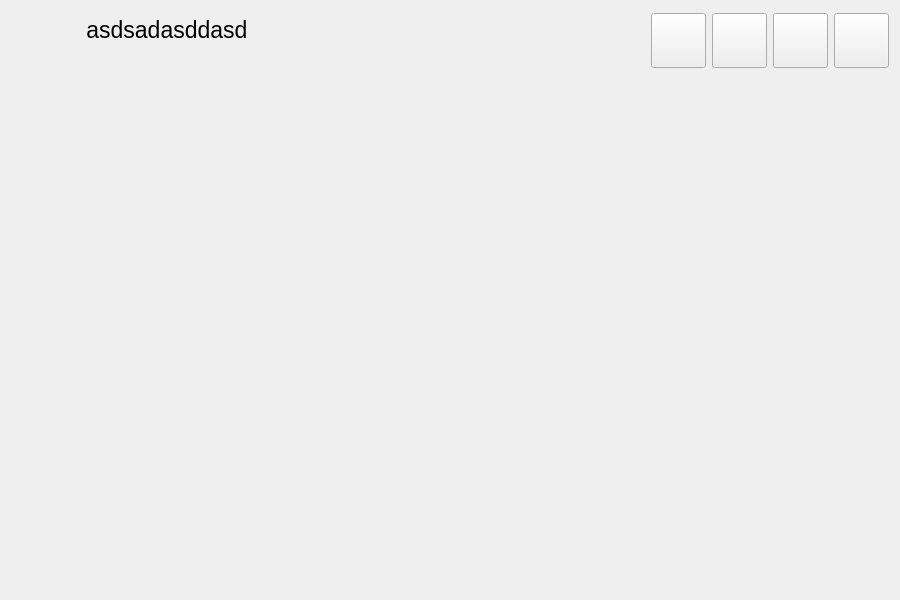
<?xml version="1.0" encoding="UTF-8"?>
<ui version="4.0">
 <class>ikoOSKAR::UI::MainWindow</class>
 <widget class="QMainWindow" name="ikoOSKAR::UI::MainWindow">
  <property name="geometry">
   <rect>
    <x>0</x>
    <y>0</y>
    <width>900</width>
    <height>600</height>
   </rect>
  </property>
  <property name="baseSize">
   <size>
    <width>0</width>
    <height>0</height>
   </size>
  </property>
  <property name="windowTitle">
   <string>ikoOSKAR</string>
  </property>
  <property name="windowIcon">
   <iconset>
    <normaloff>:/Icon-WhiteBGx128.png</normaloff>:/Icon-WhiteBGx128.png</iconset>
  </property>
  <widget class="QWidget" name="centralwidget">
   <layout class="QVBoxLayout" name="verticalLayout_2">
    <property name="spacing">
     <number>3</number>
    </property>
    <property name="sizeConstraint">
     <enum>QLayout::SetMaximumSize</enum>
    </property>
    <property name="leftMargin">
     <number>11</number>
    </property>
    <property name="topMargin">
     <number>3</number>
    </property>
    <property name="rightMargin">
     <number>11</number>
    </property>
    <property name="bottomMargin">
     <number>11</number>
    </property>
    <item>
     <widget class="QFrame" name="frameHeaderbar">
      <property name="sizePolicy">
       <sizepolicy hsizetype="Preferred" vsizetype="Preferred">
        <horstretch>0</horstretch>
        <verstretch>0</verstretch>
       </sizepolicy>
      </property>
      <property name="minimumSize">
       <size>
        <width>0</width>
        <height>70</height>
       </size>
      </property>
      <property name="maximumSize">
       <size>
        <width>16777215</width>
        <height>75</height>
       </size>
      </property>
      <property name="frameShape">
       <enum>QFrame::NoFrame</enum>
      </property>
      <property name="frameShadow">
       <enum>QFrame::Plain</enum>
      </property>
      <property name="lineWidth">
       <number>0</number>
      </property>
      <layout class="QHBoxLayout" name="headerbarHLayout">
       <property name="leftMargin">
        <number>0</number>
       </property>
       <property name="topMargin">
        <number>0</number>
       </property>
       <property name="rightMargin">
        <number>0</number>
       </property>
       <property name="bottomMargin">
        <number>0</number>
       </property>
       <item>
        <widget class="QPushButton" name="btnCurrentPage">
         <property name="enabled">
          <bool>false</bool>
         </property>
         <property name="sizePolicy">
          <sizepolicy hsizetype="Maximum" vsizetype="Maximum">
           <horstretch>0</horstretch>
           <verstretch>0</verstretch>
          </sizepolicy>
         </property>
         <property name="minimumSize">
          <size>
           <width>60</width>
           <height>60</height>
          </size>
         </property>
         <property name="maximumSize">
          <size>
           <width>60</width>
           <height>60</height>
          </size>
         </property>
         <property name="text">
          <string/>
         </property>
         <property name="icon">
          <iconset>
           <normaloff>:/home.png</normaloff>:/home.png</iconset>
         </property>
         <property name="iconSize">
          <size>
           <width>48</width>
           <height>48</height>
          </size>
         </property>
         <property name="flat">
          <bool>true</bool>
         </property>
        </widget>
       </item>
       <item>
        <layout class="QVBoxLayout" name="verticalLayout">
         <property name="spacing">
          <number>0</number>
         </property>
         <property name="leftMargin">
          <number>3</number>
         </property>
         <property name="topMargin">
          <number>0</number>
         </property>
         <property name="rightMargin">
          <number>3</number>
         </property>
         <property name="bottomMargin">
          <number>0</number>
         </property>
         <item>
          <spacer name="verticalSpacer">
           <property name="orientation">
            <enum>Qt::Vertical</enum>
           </property>
           <property name="sizeHint" stdset="0">
            <size>
             <width>20</width>
             <height>6</height>
            </size>
           </property>
          </spacer>
         </item>
         <item>
          <widget class="QLabel" name="lblPageName">
           <property name="sizePolicy">
            <sizepolicy hsizetype="Preferred" vsizetype="Expanding">
             <horstretch>0</horstretch>
             <verstretch>2</verstretch>
            </sizepolicy>
           </property>
           <property name="minimumSize">
            <size>
             <width>0</width>
             <height>29</height>
            </size>
           </property>
           <property name="maximumSize">
            <size>
             <width>16777215</width>
             <height>39</height>
            </size>
           </property>
           <property name="font">
            <font>
             <pointsize>17</pointsize>
            </font>
           </property>
           <property name="styleSheet">
            <string notr="true"/>
           </property>
           <property name="text">
            <string>&lt;page name&gt; asdsadasddasd</string>
           </property>
           <property name="alignment">
            <set>Qt::AlignBottom|Qt::AlignLeading|Qt::AlignLeft</set>
           </property>
          </widget>
         </item>
         <item>
          <widget class="QLabel" name="lblDescription">
           <property name="sizePolicy">
            <sizepolicy hsizetype="Preferred" vsizetype="Expanding">
             <horstretch>0</horstretch>
             <verstretch>2</verstretch>
            </sizepolicy>
           </property>
           <property name="minimumSize">
            <size>
             <width>0</width>
             <height>22</height>
            </size>
           </property>
           <property name="maximumSize">
            <size>
             <width>16777215</width>
             <height>32</height>
            </size>
           </property>
           <property name="autoFillBackground">
            <bool>false</bool>
           </property>
           <property name="text">
            <string>&lt;description&gt;</string>
           </property>
           <property name="alignment">
            <set>Qt::AlignLeading|Qt::AlignLeft|Qt::AlignTop</set>
           </property>
          </widget>
         </item>
         <item>
          <spacer name="verticalSpacer_2">
           <property name="orientation">
            <enum>Qt::Vertical</enum>
           </property>
           <property name="sizeHint" stdset="0">
            <size>
             <width>20</width>
             <height>3</height>
            </size>
           </property>
          </spacer>
         </item>
        </layout>
       </item>
       <item>
        <spacer name="horizontalSpacer">
         <property name="orientation">
          <enum>Qt::Horizontal</enum>
         </property>
         <property name="sizeHint" stdset="0">
          <size>
           <width>29</width>
           <height>17</height>
          </size>
         </property>
        </spacer>
       </item>
       <item>
        <layout class="QHBoxLayout" name="navbarHLayout">
         <item>
          <widget class="QPushButton" name="btnHome">
           <property name="enabled">
            <bool>true</bool>
           </property>
           <property name="sizePolicy">
            <sizepolicy hsizetype="Maximum" vsizetype="Maximum">
             <horstretch>0</horstretch>
             <verstretch>0</verstretch>
            </sizepolicy>
           </property>
           <property name="minimumSize">
            <size>
             <width>55</width>
             <height>55</height>
            </size>
           </property>
           <property name="maximumSize">
            <size>
             <width>55</width>
             <height>55</height>
            </size>
           </property>
           <property name="toolTip">
            <string>Ana Sayfa</string>
           </property>
           <property name="text">
            <string/>
           </property>
           <property name="icon">
            <iconset>
             <normaloff>:/home.png</normaloff>:/home.png</iconset>
           </property>
           <property name="iconSize">
            <size>
             <width>36</width>
             <height>36</height>
            </size>
           </property>
           <property name="flat">
            <bool>false</bool>
           </property>
          </widget>
         </item>
         <item>
          <widget class="QPushButton" name="btnDatabase">
           <property name="sizePolicy">
            <sizepolicy hsizetype="Maximum" vsizetype="Maximum">
             <horstretch>0</horstretch>
             <verstretch>0</verstretch>
            </sizepolicy>
           </property>
           <property name="minimumSize">
            <size>
             <width>55</width>
             <height>55</height>
            </size>
           </property>
           <property name="maximumSize">
            <size>
             <width>55</width>
             <height>55</height>
            </size>
           </property>
           <property name="toolTip">
            <string>Öğrenci İşlemleri</string>
           </property>
           <property name="whatsThis">
            <string comment="1"/>
           </property>
           <property name="text">
            <string/>
           </property>
           <property name="icon">
            <iconset>
             <normaloff>:/students.png</normaloff>:/students.png</iconset>
           </property>
           <property name="iconSize">
            <size>
             <width>36</width>
             <height>36</height>
            </size>
           </property>
          </widget>
         </item>
         <item>
          <widget class="QPushButton" name="btnSchemes">
           <property name="sizePolicy">
            <sizepolicy hsizetype="Maximum" vsizetype="Maximum">
             <horstretch>0</horstretch>
             <verstretch>0</verstretch>
            </sizepolicy>
           </property>
           <property name="minimumSize">
            <size>
             <width>55</width>
             <height>55</height>
            </size>
           </property>
           <property name="maximumSize">
            <size>
             <width>55</width>
             <height>55</height>
            </size>
           </property>
           <property name="toolTip">
            <string>Sınav Düzenleri</string>
           </property>
           <property name="text">
            <string/>
           </property>
           <property name="icon">
            <iconset>
             <normaloff>:/scheme.png</normaloff>:/scheme.png</iconset>
           </property>
           <property name="iconSize">
            <size>
             <width>36</width>
             <height>36</height>
            </size>
           </property>
          </widget>
         </item>
         <item>
          <widget class="QPushButton" name="btnHelp">
           <property name="sizePolicy">
            <sizepolicy hsizetype="Maximum" vsizetype="Maximum">
             <horstretch>0</horstretch>
             <verstretch>0</verstretch>
            </sizepolicy>
           </property>
           <property name="minimumSize">
            <size>
             <width>55</width>
             <height>55</height>
            </size>
           </property>
           <property name="maximumSize">
            <size>
             <width>55</width>
             <height>55</height>
            </size>
           </property>
           <property name="toolTip">
            <string>Yardım ve İletişim</string>
           </property>
           <property name="text">
            <string/>
           </property>
           <property name="icon">
            <iconset>
             <normaloff>:/help.png</normaloff>:/help.png</iconset>
           </property>
           <property name="iconSize">
            <size>
             <width>36</width>
             <height>36</height>
            </size>
           </property>
          </widget>
         </item>
        </layout>
       </item>
      </layout>
     </widget>
    </item>
    <item>
     <widget class="QFrame" name="frameContent">
      <property name="frameShape">
       <enum>QFrame::NoFrame</enum>
      </property>
      <property name="frameShadow">
       <enum>QFrame::Plain</enum>
      </property>
      <property name="lineWidth">
       <number>0</number>
      </property>
      <layout class="QVBoxLayout" name="verticalLayout_3">
       <property name="leftMargin">
        <number>0</number>
       </property>
       <property name="topMargin">
        <number>4</number>
       </property>
       <property name="rightMargin">
        <number>0</number>
       </property>
       <property name="bottomMargin">
        <number>0</number>
       </property>
       <item>
        <widget class="QStackedWidget" name="stackedWidget">
         <property name="lineWidth">
          <number>0</number>
         </property>
        </widget>
       </item>
      </layout>
     </widget>
    </item>
   </layout>
  </widget>
 </widget>
 <resources/>
 <connections/>
</ui>
